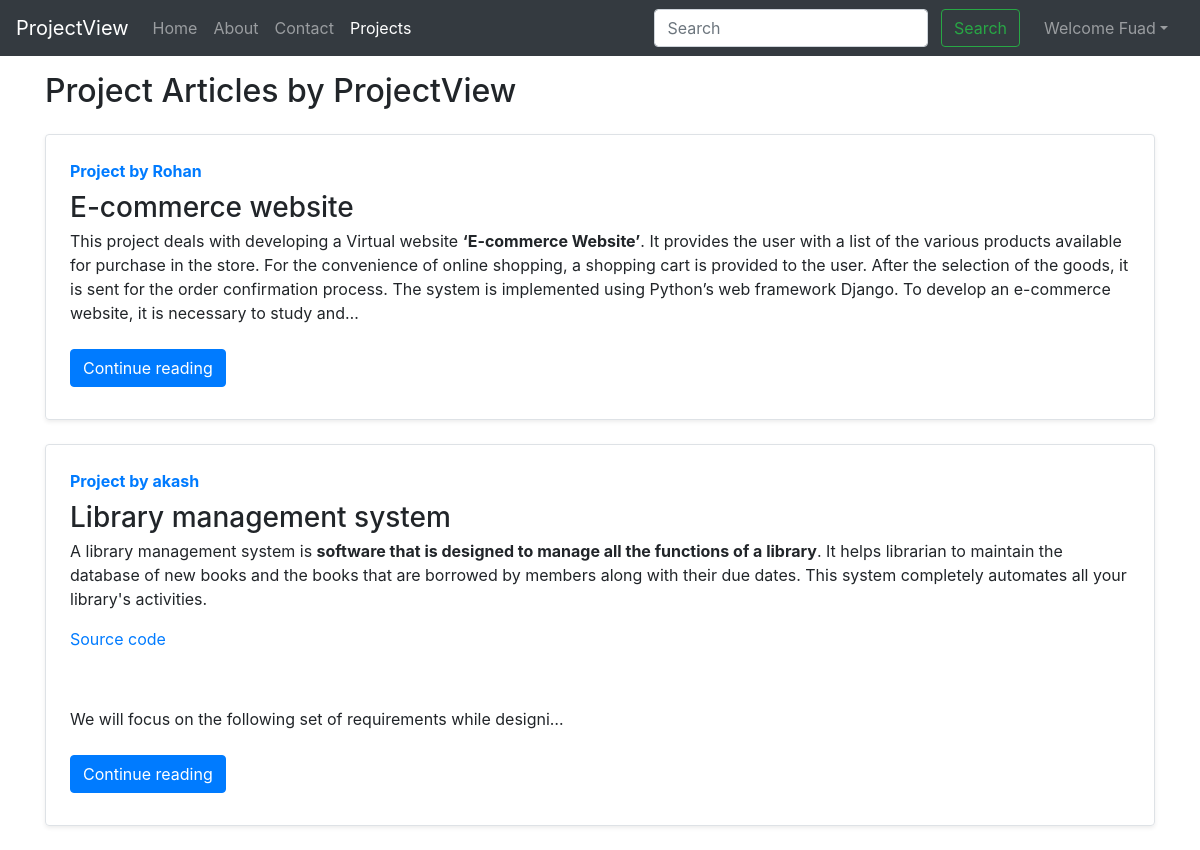
Screenshot of /project/ (signed in) with the database file from the repository.
### project/models.py (models this page shows, shortened)
class Post(models.Model):
    sno=models.AutoField(primary_key=True)
    title=models.CharField(max_length=255)
    project_by=models.CharField(max_length=14)
    slug=models.CharField(max_length=130)
    timeStamp=models.DateTimeField(blank=True)
    content= RichTextField(blank=True, null=True)

### project/views.py (the view)
# urls.py: path('', views.projectHome, name="projectHome"),
def projectHome(request):
    allPosts= Post.objects.all()
    context={'allPosts': allPosts}
    return render(request, "project/projectHome.html", context)

### templates/project/projectHome.html (shortened to what this page needs)
{% extends 'base.html' %}
{% block blogactive %} active {% endblock blogactive %}
{% block body %}
<div class="container my-3">
    <h2>Project Articles by ProjectView</h2>
    {% for post in allPosts  %}
    <div class="row no-gutters border rounded overflow-hidden flex-md-row mb-4 shadow-sm h-md-250 my-4 position-relative">
        <div class="col p-4 d-flex flex-column position-static">
            <strong class="d-inline-block mb-2 text-primary">Project  by {{post.project_by}}</strong>
            <h3 class="mb-0">{{post.title}}</h3>
            <p class="card-text mb-auto">{{post.content|safe| truncatechars:500}}</p>
            <div class="my-2">
            	<a href="/project/{{post.slug}}" role="button" class="btn btn-primary">Continue reading</a>
            </div>
        </div>
        </div>
        {% endfor %}
    </div>
 {% endblock %}

### templates/base.html (shortened to what this page needs)
<!doctype html>
<html lang="en">
  <head>
    <link rel="stylesheet" href="https://stackpath.bootstrapcdn.com/bootstrap/4.5.2/css/bootstrap.min.css">
  </head>
  <body>
    <nav class="navbar navbar-expand-lg navbar-dark bg-dark">
        <a class="navbar-brand" href="/">ProjectView</a>
        <div class="collapse navbar-collapse" id="navbarSupportedContent">
          <ul class="navbar-nav mr-auto">
            <li class="nav-item {% block homeactive %}  {% endblock homeactive %}">
              <a class="nav-link" href="/">Home <span class="sr-only">(current)</span></a>
            </li>
            <li class="nav-item {% block aboutactive %}  {% endblock aboutactive %}" >
              <a class="nav-link" href="/about">About</a>
            </li>
            <li class="nav-item {% block contactactive %}  {% endblock contactactive %} ">
              <a class="nav-link" href="/contact">Contact</a>
            </li>
            <li class="nav-item {% block blogactive %}  {% endblock blogactive %} ">
              <a class="nav-link" href="/project">Projects</a>
            </li>
          </ul>
          <div class="ml-auto form-inline ">
          <form method="get" action="/search"class="my-2 my-lg-0 mx-3">
            <input class="form-control mr-sm-2" type="search" placeholder="Search" aria-label="Search" name="query" id="query">
            <button class="btn btn-outline-success my-2 my-sm-0 " type="submit">Search</button>
          </form>
{% if user.is_authenticated %}
<ul class="navbar-nav mr-2">
<li class="nav-item dropdown">
<a class="nav-link dropdown-toggle" href='#' id="navbarDropdown" role="button" data-toggle="dropdown"> Welcome {{request.user}}</a>
      </li>
      </ul>
      </div>
{% endif %}
        </div>
      </nav>
      {% block body %}  {% endblock body %}
  </body>
</html>

### rows the page displays
Post: project_by "Rohan", title "E-commerce website", content "This project deals with developing a Virtual website ‘E-commerce Website’ . It provides the user with a list of the various products available for purchase in the store. For the convenience of online shopping, a shopping cart is provided to the user. After the selection of the goods, it is sent for the order confirmation process. The system is implemented using Python’s web framework Django. To develop an e-commerce website, it is necessary to study and…"
Post: project_by "akash", title "Library management system", content "A library management system is software that is designed to manage all the functions of a library . It helps librarian to maintain the database of new books and the books that are borrowed by members along with their due dates. This system completely automates all your library's activities. Source code We will focus on the following set of requirements while designi…"

### other values shown
{{ request.user }} "Fuad"
